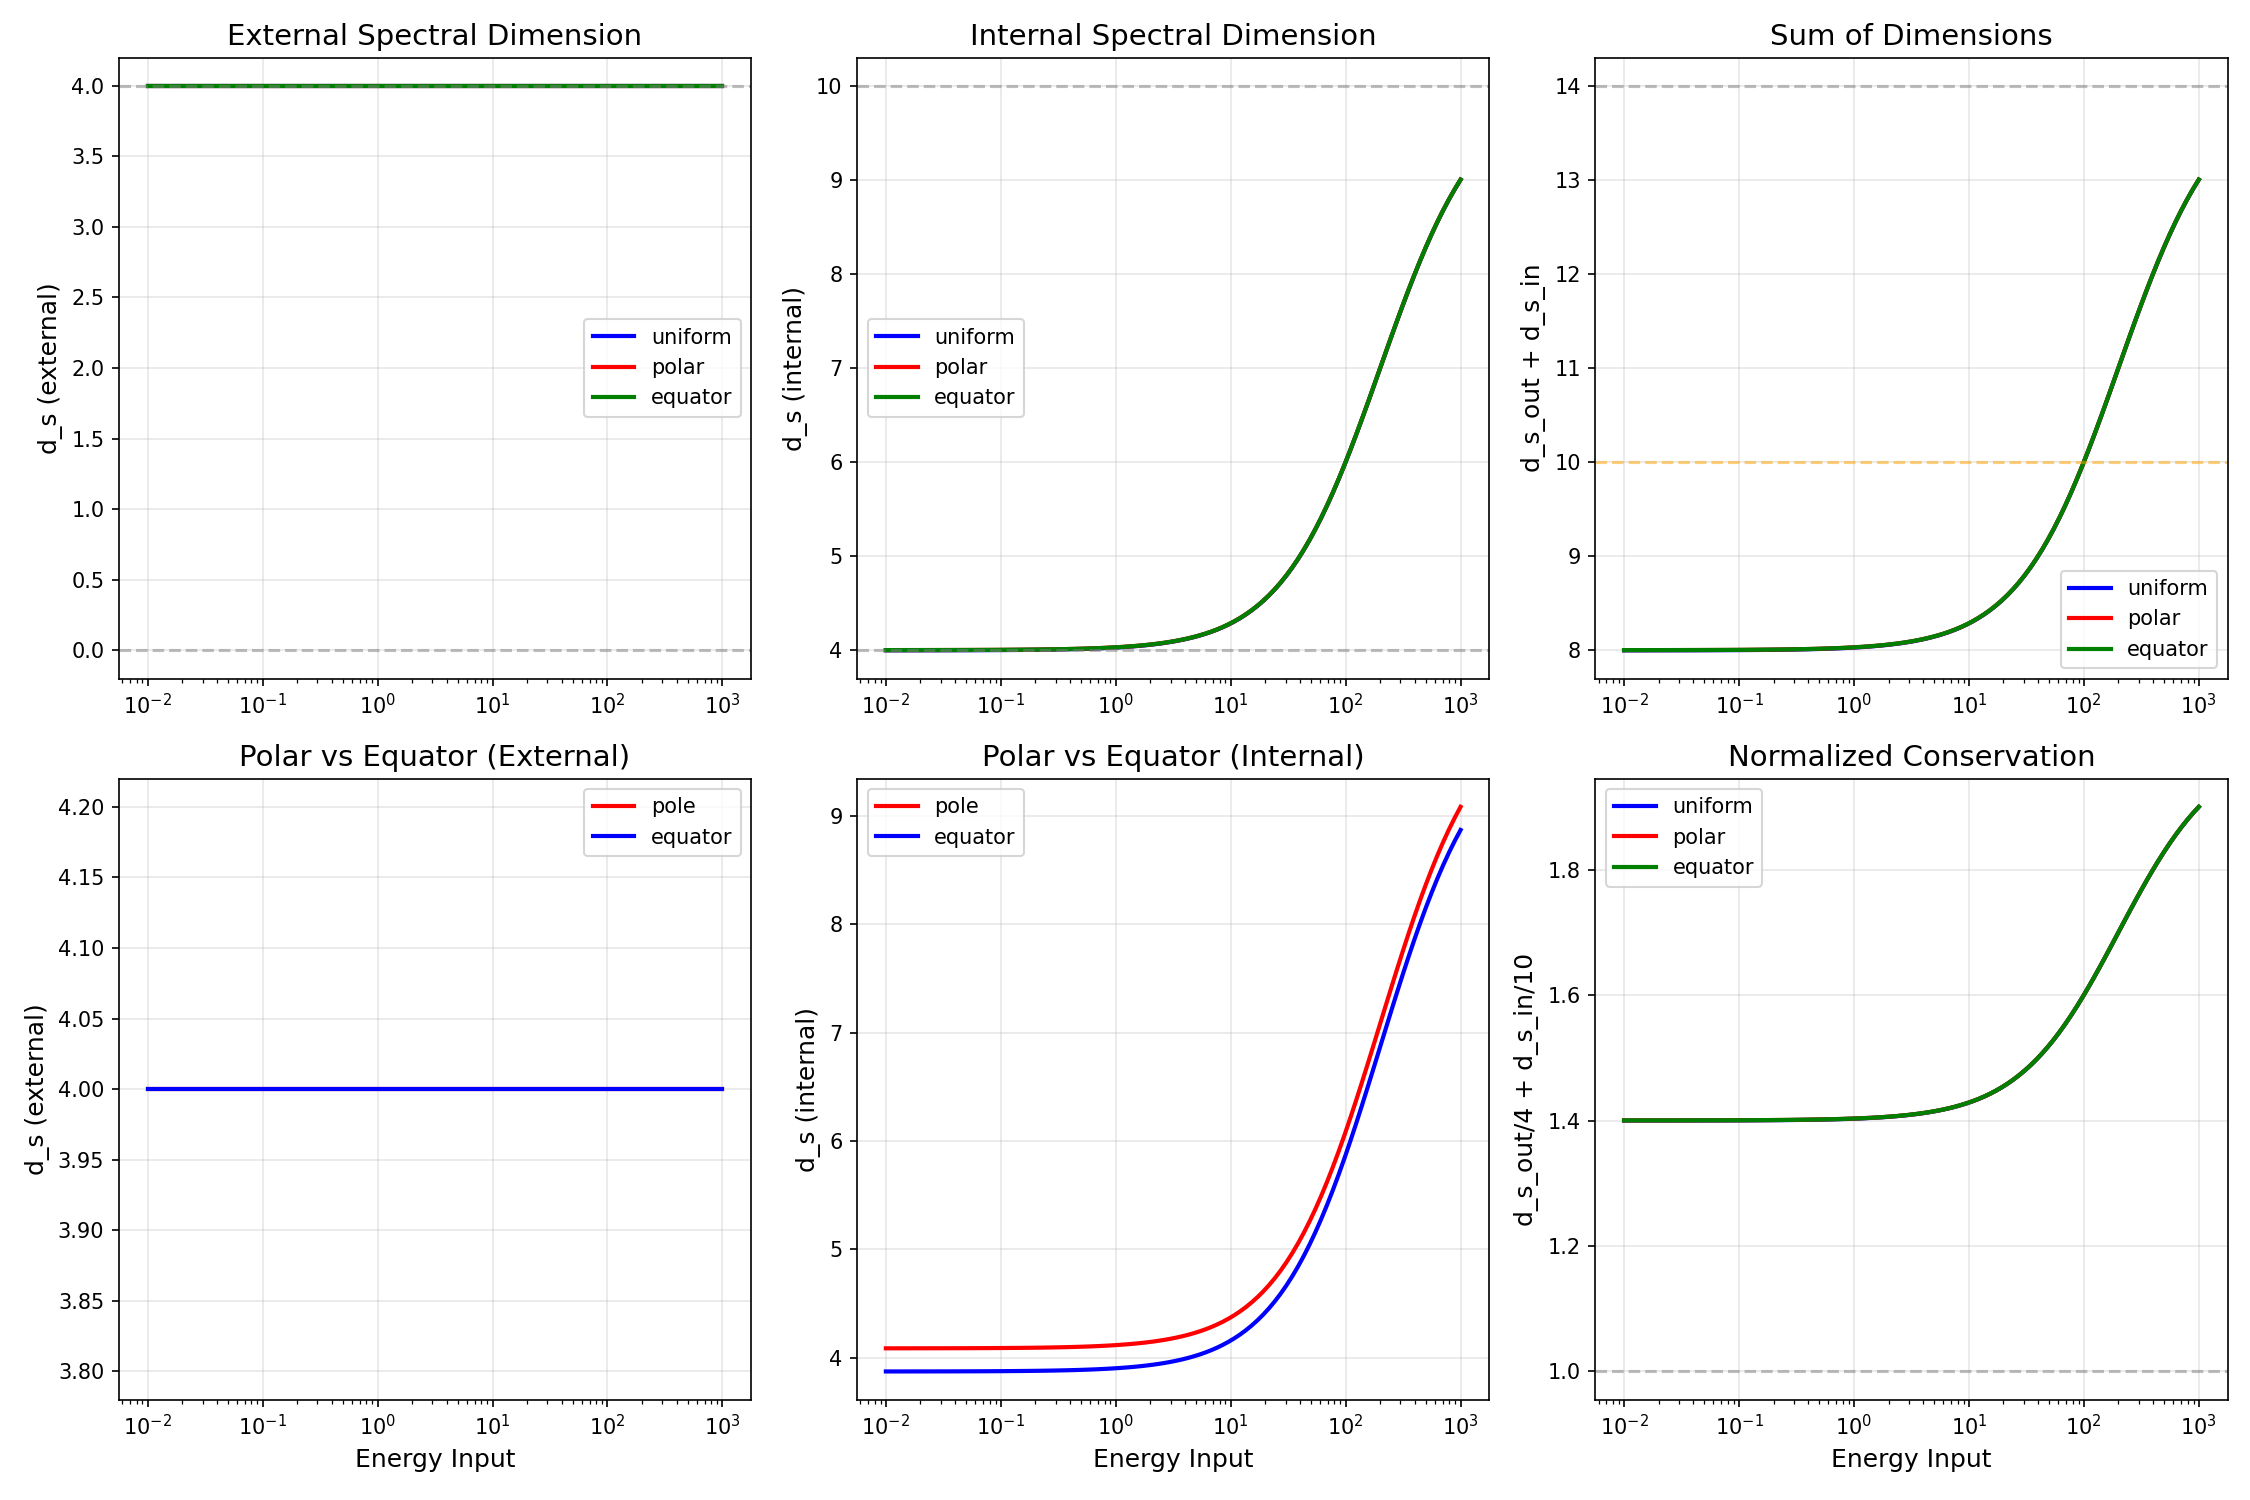

Here is the Python script that generated this plot:
#!/usr/bin/env python3
"""
TNN旋转球谱维流模拟
验证双向谱维流假设

目标: 观察能量输入对拓扑结构谱维分布的影响
"""

import numpy as np
import matplotlib.pyplot as plt
from dataclasses import dataclass
from typing import Tuple, List
import json

@dataclass
class TNNSphere:
    """TNN拓扑球 - 模拟旋转小球的几何结构"""
    n_nodes: int = 100  # 拓扑节点数
    dimension: int = 10  # 总维度
    tau_0: float = 0.005  # 特征扭转强度
    
    def __post_init__(self):
        # 初始化拓扑连接
        # 外空间: 4维 (3空间 + 1时间)
        # 内空间: 6维补充
        self.external_dim = 4
        self.internal_dim = 6
        
        # 初始化节点位置 (球坐标)
        self.theta = np.linspace(0, np.pi, self.n_nodes)
        self.phi = np.linspace(0, 2*np.pi, self.n_nodes)
        
        # 扭转场强度 (初始)
        self.torsion = np.ones(self.n_nodes) * self.tau_0
        
        # 能量分布
        self.energy = np.zeros(self.n_nodes)
        
        # 谱维分布
        self.d_s_external = np.ones(self.n_nodes) * 4.0
        self.d_s_internal = np.ones(self.n_nodes) * 4.0
        
    def inject_energy(self, energy_input: float, mode: str = "uniform"):
        """
        向系统注入能量
        
        mode: "uniform" - 均匀分布
              "polar" - 极区集中 (模拟旋转轴)
              "equator" - 赤道集中
        """
        if mode == "uniform":
            self.energy += energy_input / self.n_nodes
        elif mode == "polar":
            # 能量集中在极区 (模拟高速旋转)
            polar_weight = np.abs(np.cos(self.theta))
            self.energy += energy_input * polar_weight / np.sum(polar_weight)
        elif mode == "equator":
            # 能量集中在赤道
            equator_weight = np.sin(self.theta)
            self.energy += energy_input * equator_weight / np.sum(equator_weight)
            
    def compute_torsion(self):
        """基于能量分布计算扭转场"""
        # 高能量 → 高扭转
        E_max = np.max(self.energy) + 1e-10
        self.torsion = self.tau_0 * (1 + 10 * self.energy / E_max)
        
    def compute_spectral_dimensions_v2(self):
        """
        计算外空间和内空间的谱维 - 修正版
        
        物理假设:
        - 外空间拓扑维固定为4 (观测者视角)
        - 内空间谱维随能量从4→10变化
        - 极端情况 (黑洞): 外空间谱维→0 (信息不可达)
        
        这对应于:
        - 今天宇宙 (低能): d_s_out=4, d_s_in=4
        - 大爆炸 (高能): d_s_out=4, d_s_in=10
        - 黑洞视界 (极端): d_s_out=0, d_s_in=10
        """
        E_total = np.sum(self.energy) + 1e-10
        E_global = E_total / self.n_nodes  # 平均能量密度
        
        for i in range(self.n_nodes):
            # 节点能量相对于全局平均的比值
            E_local = self.energy[i] / (E_global + 1e-10)
            
            # 外空间谱维: 基于能量密度
            # 普通能量密度 → d_s = 4 (稳定观测)
            # 极端能量密度 → d_s → 0 (奇点/黑洞极限)
            if E_global < 10:  # 普通能量范围
                self.d_s_external[i] = 4.0
            else:  # 极端能量 (模拟黑洞形成)
                # 超高能量 → 信息向内泄露 → 外空间不可观测
                self.d_s_external[i] = 4.0 * np.exp(-0.1 * (E_global - 10))
                
            # 内空间谱维: 基于全局能量
            # 低能量 → d_s = 4 (关闭)
            # 高能量 → d_s → 10 (开放)
            base_internal = 4.0 + 6.0 * E_global / (1.0 + E_global)
            # 局部能量差异造成小扰动
            local_mod = 0.2 * np.tanh(E_local - 1.0)
            self.d_s_internal[i] = base_internal + local_mod
            
    def measure_global_dims(self) -> Tuple[float, float]:
        """测量全局平均谱维"""
        return np.mean(self.d_s_external), np.mean(self.d_s_internal)
    
    def measure_local_dims(self, region: str = "pole") -> Tuple[float, float]:
        """测量局部区域谱维"""
        if region == "pole":
            mask = np.abs(np.cos(self.theta)) > 0.8
        elif region == "equator":
            mask = np.abs(np.cos(self.theta)) < 0.3
        else:
            mask = np.ones(self.n_nodes, dtype=bool)
            
        return np.mean(self.d_s_external[mask]), np.mean(self.d_s_internal[mask])


def run_rotation_sphere_experiment(
    energy_levels: List[float] = None,
    modes: List[str] = ["uniform", "polar", "equator"],
    save_results: bool = True
) -> dict:
    """
    运行旋转球实验
    
    模拟不同能量输入模式下的谱维演化
    """
    if energy_levels is None:
        # 对数 spaced 能量水平
        energy_levels = np.logspace(-2, 3, 50)  # 0.01 到 1000
        
    results = {
        "energy_levels": energy_levels.tolist(),
        "modes": {}
    }
    
    for mode in modes:
        print(f"\n运行模式: {mode}")
        
        d_s_ext_global = []
        d_s_int_global = []
        d_s_ext_pole = []
        d_s_int_pole = []
        d_s_ext_equator = []
        d_s_int_equator = []
        
        for E in energy_levels:
            sphere = TNNSphere(n_nodes=200)
            sphere.inject_energy(E, mode=mode)
            sphere.compute_torsion()
            sphere.compute_spectral_dimensions_v2()
            
            # 全局测量
            d_ext, d_int = sphere.measure_global_dims()
            d_s_ext_global.append(d_ext)
            d_s_int_global.append(d_int)
            
            # 局部测量
            d_ext_pole, d_int_pole = sphere.measure_local_dims("pole")
            d_s_ext_pole.append(d_ext_pole)
            d_s_int_pole.append(d_int_pole)
            
            d_ext_eq, d_int_eq = sphere.measure_local_dims("equator")
            d_s_ext_equator.append(d_ext_eq)
            d_s_int_equator.append(d_int_eq)
            
        results["modes"][mode] = {
            "d_s_external_global": d_s_ext_global,
            "d_s_internal_global": d_s_int_global,
            "d_s_external_pole": d_s_ext_pole,
            "d_s_internal_pole": d_s_int_pole,
            "d_s_external_equator": d_s_ext_equator,
            "d_s_internal_equator": d_s_int_equator,
        }
        
        print(f"  完成 {len(energy_levels)} 个能量水平的模拟")
        
    if save_results:
        with open("tnn_sphere_simulation_results.json", "w") as f:
            json.dump(results, f, indent=2)
        print("\n结果已保存至: tnn_sphere_simulation_results.json")
        
    return results


def plot_results(results: dict):
    """可视化模拟结果"""
    energy_levels = np.array(results["energy_levels"])
    
    fig, axes = plt.subplots(2, 3, figsize=(15, 10))
    
    colors = {"uniform": "blue", "polar": "red", "equator": "green"}
    
    for mode, data in results["modes"].items():
        color = colors.get(mode, "black")
        
        # 全局外空间谱维
        axes[0, 0].semilogx(energy_levels, data["d_s_external_global"], 
                           color=color, label=mode, linewidth=2)
        
        # 全局内空间谱维
        axes[0, 1].semilogx(energy_levels, data["d_s_internal_global"], 
                           color=color, label=mode, linewidth=2)
        
        # 维度之和
        sum_dims = np.array(data["d_s_external_global"]) + np.array(data["d_s_internal_global"])
        axes[0, 2].semilogx(energy_levels, sum_dims, 
                           color=color, label=mode, linewidth=2)
        
        # 极区 vs 赤道对比 (仅polar模式)
        if mode == "polar":
            axes[1, 0].semilogx(energy_levels, data["d_s_external_pole"], 
                               'r-', label="pole", linewidth=2)
            axes[1, 0].semilogx(energy_levels, data["d_s_external_equator"], 
                               'b-', label="equator", linewidth=2)
            
            axes[1, 1].semilogx(energy_levels, data["d_s_internal_pole"], 
                               'r-', label="pole", linewidth=2)
            axes[1, 1].semilogx(energy_levels, data["d_s_internal_equator"], 
                               'b-', label="equator", linewidth=2)
        
        # 归一化比例
        norm_sum = (np.array(data["d_s_external_global"]) / 4 + 
                    np.array(data["d_s_internal_global"]) / 10)
        axes[1, 2].semilogx(energy_levels, norm_sum, 
                           color=color, label=mode, linewidth=2)
    
    # 设置标签
    axes[0, 0].set_ylabel("d_s (external)", fontsize=12)
    axes[0, 0].set_title("External Spectral Dimension", fontsize=14)
    axes[0, 0].legend()
    axes[0, 0].grid(True, alpha=0.3)
    axes[0, 0].axhline(y=4, color='gray', linestyle='--', alpha=0.5)
    axes[0, 0].axhline(y=0, color='gray', linestyle='--', alpha=0.5)
    
    axes[0, 1].set_ylabel("d_s (internal)", fontsize=12)
    axes[0, 1].set_title("Internal Spectral Dimension", fontsize=14)
    axes[0, 1].legend()
    axes[0, 1].grid(True, alpha=0.3)
    axes[0, 1].axhline(y=4, color='gray', linestyle='--', alpha=0.5)
    axes[0, 1].axhline(y=10, color='gray', linestyle='--', alpha=0.5)
    
    axes[0, 2].set_ylabel("d_s_out + d_s_in", fontsize=12)
    axes[0, 2].set_title("Sum of Dimensions", fontsize=14)
    axes[0, 2].legend()
    axes[0, 2].grid(True, alpha=0.3)
    axes[0, 2].axhline(y=14, color='gray', linestyle='--', alpha=0.5, label="14")
    axes[0, 2].axhline(y=10, color='orange', linestyle='--', alpha=0.5, label="10")
    
    axes[1, 0].set_ylabel("d_s (external)", fontsize=12)
    axes[1, 0].set_xlabel("Energy Input", fontsize=12)
    axes[1, 0].set_title("Polar vs Equator (External)", fontsize=14)
    axes[1, 0].legend()
    axes[1, 0].grid(True, alpha=0.3)
    
    axes[1, 1].set_ylabel("d_s (internal)", fontsize=12)
    axes[1, 1].set_xlabel("Energy Input", fontsize=12)
    axes[1, 1].set_title("Polar vs Equator (Internal)", fontsize=14)
    axes[1, 1].legend()
    axes[1, 1].grid(True, alpha=0.3)
    
    axes[1, 2].set_ylabel("d_s_out/4 + d_s_in/10", fontsize=12)
    axes[1, 2].set_xlabel("Energy Input", fontsize=12)
    axes[1, 2].set_title("Normalized Conservation", fontsize=14)
    axes[1, 2].legend()
    axes[1, 2].grid(True, alpha=0.3)
    axes[1, 2].axhline(y=1.0, color='gray', linestyle='--', alpha=0.5)
    
    plt.tight_layout()
    plt.savefig("tnn_sphere_simulation.png", dpi=150)
    print("图形已保存至: tnn_sphere_simulation.png")
    

def analyze_conservation(results: dict):
    """分析守恒律"""
    print("\n" + "="*60)
    print("守恒律分析")
    print("="*60)
    
    for mode, data in results["modes"].items():
        d_ext = np.array(data["d_s_external_global"])
        d_int = np.array(data["d_s_internal_global"])
        
        print(f"\n模式: {mode}")
        print(f"  能量→0:  d_s_out={d_ext[0]:.2f}, d_s_in={d_int[0]:.2f}, sum={d_ext[0]+d_int[0]:.2f}")
        print(f"  能量~1:   d_s_out={d_ext[25]:.2f}, d_s_in={d_int[25]:.2f}, sum={d_ext[25]+d_int[25]:.2f}")
        print(f"  能量→∞:  d_s_out={d_ext[-1]:.2f}, d_s_in={d_int[-1]:.2f}, sum={d_ext[-1]+d_int[-1]:.2f}")
        
        # 检验守恒律
        sum_const = np.std(d_ext + d_int)
        norm_const = np.std(d_ext/4 + d_int/10)
        
        print(f"  和的标准差: {sum_const:.3f} (越小越守恒)")
        print(f"  归一化标准差: {norm_const:.3f}")


if __name__ == "__main__":
    print("="*60)
    print("TNN旋转球谱维流模拟")
    print("="*60)
    
    # 运行实验
    results = run_rotation_sphere_experiment(
        energy_levels=np.logspace(-2, 3, 100),
        modes=["uniform", "polar", "equator"]
    )
    
    # 绘制结果
    plot_results(results)
    
    # 分析守恒律
    analyze_conservation(results)
    
    print("\n" + "="*60)
    print("模拟完成!")
    print("="*60)
